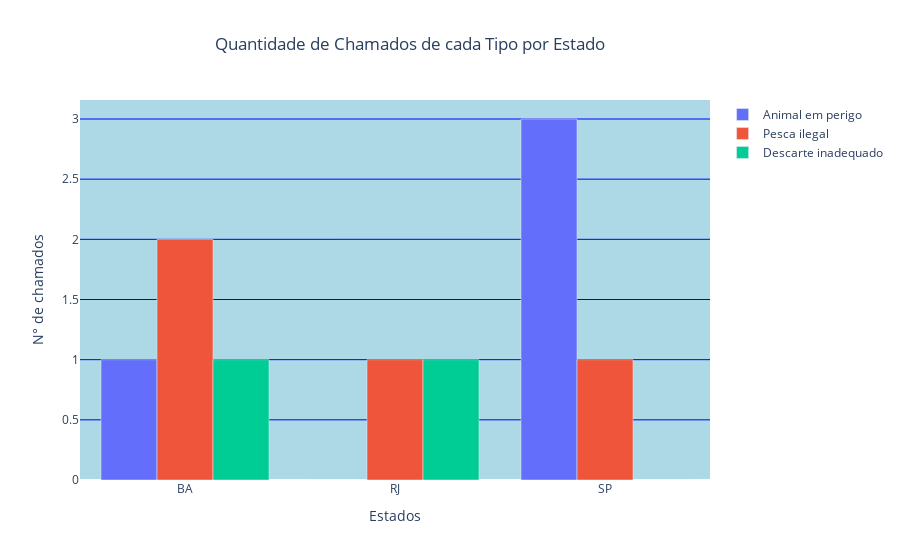

This figure's notebook cell:
### Markdown cell above
## Gráfico com quantidade de denúncias de cada tipo em cada estado

### Code cell
import plotly.graph_objects as po

# criando gráfico, barras e eixos  
estados_plot = po.Figure(data=[po.Bar(name = 'Animal em perigo', x = tipos_estados_df.index, y = tipos_estados_df['Animal em perigo']),
                               po.Bar(name = 'Pesca ilegal', x = tipos_estados_df.index, y = tipos_estados_df['Pesca ilegal']),
                               po.Bar(name = 'Descarte inadequado', x = tipos_estados_df.index, y = tipos_estados_df['Descarte inadequado'])
                               ])
     
estados_plot.update_layout(
    # adicionando título ao gráfico e aos eixos  
    title=dict(text='Quantidade de Chamados de cada Tipo por Estado', x=0.455),
    xaxis_title='Estados',
    yaxis_title='N° de chamados',
    
    # personalizando grade do eixo y
    yaxis_gridcolor='blue', # cor
    yaxis_gridwidth=1,      # espessura

    # cor de fundo
    plot_bgcolor='lightblue'
)
estados_plot.show()

### Figure 1 — Plotly figure (JSON) as saved in the notebook; plotly's stock layout.template omitted (floating-point values rounded to 4 significant figures)
{"data": [{"name": "Animal em perigo", "type": "bar", "x": ["BA", "RJ", "SP"], "y": [1, 0, 3]}, {"name": "Pesca ilegal", "type": "bar", "x": ["BA", "RJ", "SP"], "y": [2, 1, 1]}, {"name": "Descarte inadequado", "type": "bar", "x": ["BA", "RJ", "SP"], "y": [1, 1, 0]}], "layout": {"plot_bgcolor": "lightblue", "title": {"text": "Quantidade de Chamados de cada Tipo por Estado", "x": 0.455}, "xaxis": {"title": {"text": "Estados"}}, "yaxis": {"gridcolor": "blue", "gridwidth": 1, "title": {"text": "N° de chamados"}}}}
